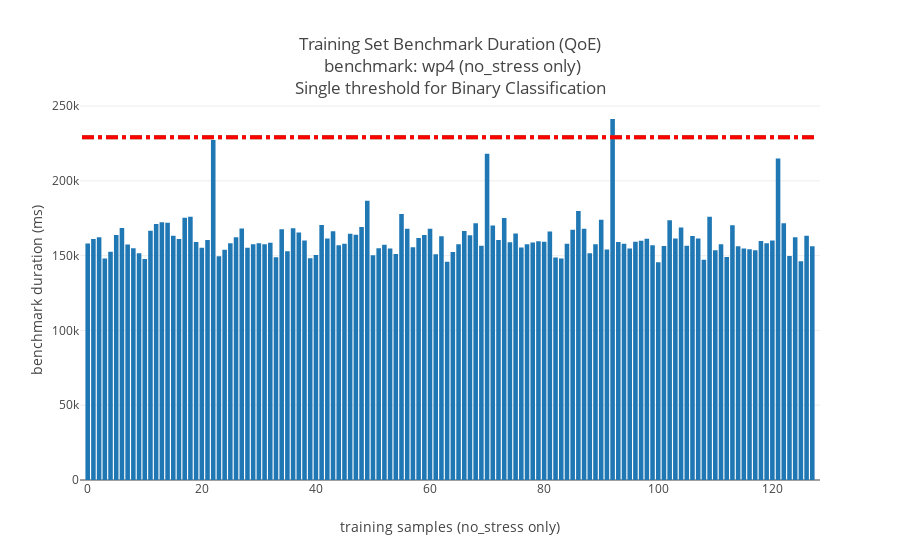
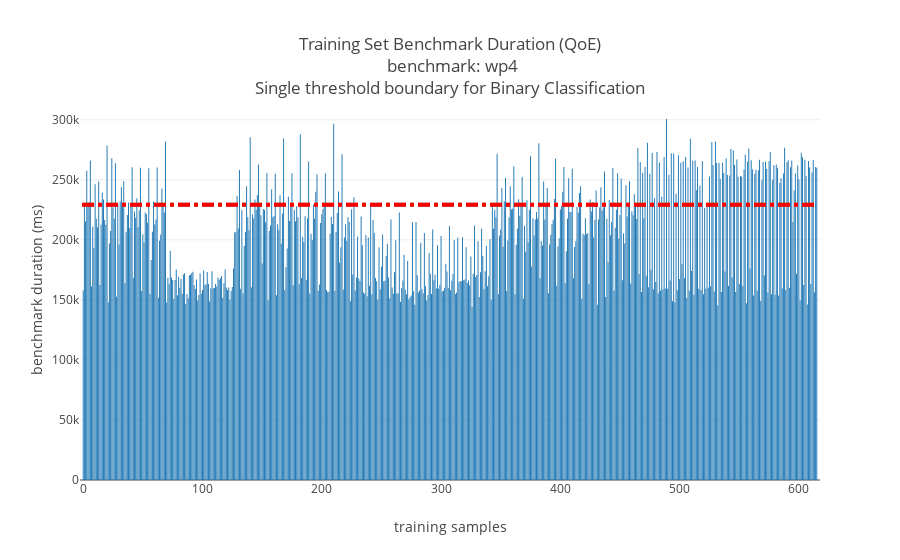
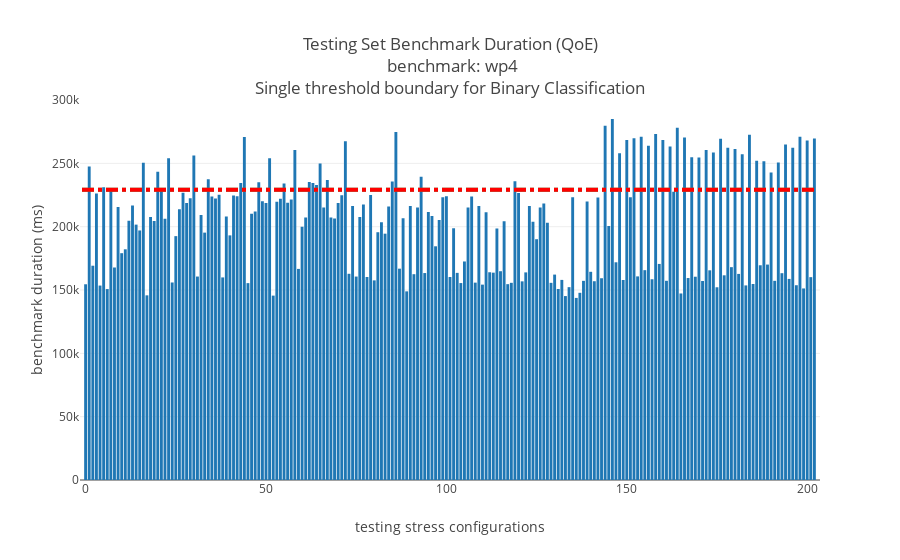
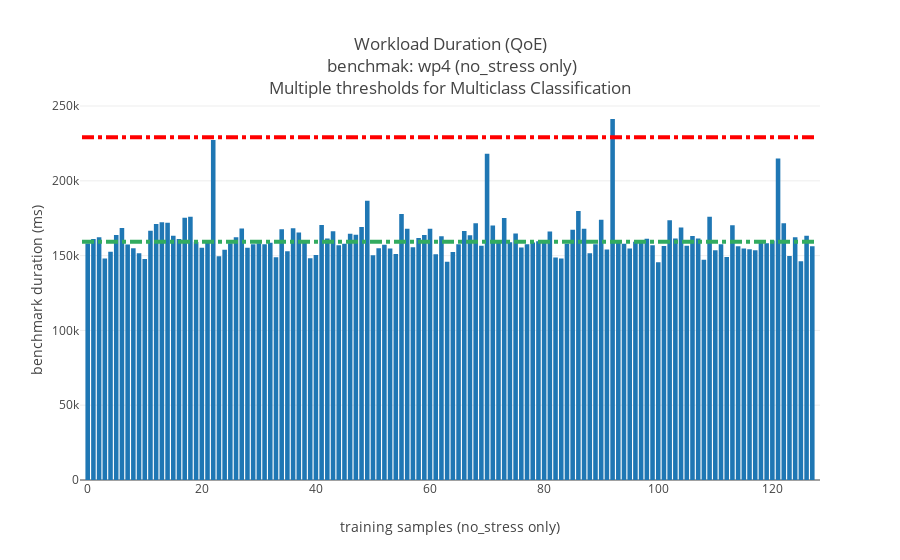

Here is the notebook cell these charts were saved with, in order:
### Code cell
plotWithBoundaries(dfIndexNoStress,'elapse_time','training samples (no_stress only)','benchmark duration (ms)','Training Set Benchmark Duration (QoE)<br> benchmark: wp4 (no_stress only)<br>Single threshold for Binary Classification',indexNoStressHigh,indexNoStressHigh)
plotWithBoundaries(dfIndex,'elapse_time','training samples','benchmark duration (ms)','Training Set Benchmark Duration (QoE)<br> benchmark: wp4<br>Single threshold boundary for Binary Classification',indexNoStressHigh,indexNoStressHigh)
plotWithBoundaries(dfIndexTest,'elapse_time','testing stress configurations','benchmark duration (ms)','Testing Set Benchmark Duration (QoE)<br> benchmark: wp4<br>Single threshold boundary for Binary Classification',indexNoStressHigh,indexNoStressHigh)
plotWithBoundaries(dfIndexNoStress,'elapse_time','training samples (no_stress only)','benchmark duration (ms)','Workload Duration (QoE)<br> benchmak: wp4 (no_stress only)<br>Multiple thresholds for Multiclass Classification',indexNoStressLow,indexNoStressHigh)
plotWithBoundaries(dfIndex,'elapse_time','training samples','benchmark duration (ms)','Training Set Benchmark Duration (QoE)<br> benchmark: wp4<br>Multiple threshold boundaries for Multiclass Classification',indexNoStressLow,indexNoStressHigh)
plotWithBoundaries(dfIndexTest,'elapse_time','testing samples','benchmark duration (ms)','Testing Set Benchmark Duration (QoE)<br> benchmark: wp4<br>Multiple threshold boundaries for Multiclass Classification',indexNoStressLow,indexNoStressHigh)

### Figure 1 — Plotly figure (JSON) as saved in the notebook; plotly's stock layout.template omitted (floating-point values rounded to 4 significant figures)
{"data": [{"y": [158034, 161120, 162347, 148003, 152644, 163821, 168412, 157449, 154973, 151667, 147770, 166559, 171137, 172357, 171970, 163200, 161027, 175275, 176046, 159181, 155193, 160457, 227288, 149576, 153898, 158273, 162262, 168182, 155204, 157573, 158193, 157568, 158643, 148932, 167708, 152946, 168233, 165509, 160190, 148226, 150478, 170479, 161428, 166275, 156879, 157983, 164561, 164013, 169084, 186696, 150167, 154926, 157324, 154682, 151006, 177785, 167933, 155552, 161810, 163829, 167951, 150989, 163025, 145874, 152457, 157522, 166413, 163622, 171565, 156568, 218025, 170145, 160481, 175089, 158880, 164861, 155439, 157541, 158754, 159540, 159313, 166143, 148816, 148047, 157904, 167372, 179754, 167908, 151545, 157556, 174026, 154161, 241331, 159181, 157951, 154772, 159223, 160003, 161237, 156987, 145493, 156514, 173578, 161462, 168871, 156618, 163174, 161460, 147162, 176066, 153669, 157547, 149117, 170244, 156216, 154699, 154325, 153671, 159751, 158238, 160031, 214919, 171696, 149670, 162292, 146172, 163246, 156271], "x": [0, 1, 2, 3, 4, 5, 6, 7, 8, 9, 10, 11, 12, 13, 14, 15, 16, 17, 18, 19, 20, 21, 22, 23, 24, 25, 26, 27, 28, 29, 30, 31, 32, 33, 34, 35, 36, 37, 38, 39, 40, 41, 42, 43, 44, 45, 46, 47, 48, 49, 50, 51, 52, 53, 54, 55, 56, 57, 58, 59, 60, 61, 62, 63, 64, 65, 66, 67, 68, 69, 70, 71, 72, 73, 74, 75, 76, 77, 78, 79, 80, 81, 82, 83, 84, 85, 86, 87, 88, 89, 90, 91, 92, 93, 94, 95, 96, 97, 98, 99, 100, 101, 102, 103, 104, 105, 106, 107, 108, 109, 110, 111, 112, 113, 114, 115, 116, 117, 118, 119, 120, 121, 122, 123, 124, 125, 126, 127], "type": "bar", "name": "sample", "uid": "c4357177-457f-4df2-b51c-88934d6260b7"}], "layout": {"shapes": [{"y1": 229117, "y0": 229117, "line": {"color": "rgb(50, 171, 96)", "dash": "dashdot", "width": 4}, "x1": 128, "type": "line", "x0": -1}, {"y1": 229117, "y0": 229117, "line": {"color": "rgb(255,0,0)", "dash": "dashdot", "width": 4}, "x1": 128, "type": "line", "x0": -1}], "title": {"text": "Training Set Benchmark Duration (QoE)<br> benchmark: wp4 (no_stress only)<br>Single threshold for Binary Classification"}, "xaxis": {"title": {"text": "training samples (no_stress only)"}}, "yaxis": {"title": {"text": "benchmark duration (ms)"}}}}

### Figure 2 — Plotly figure (JSON) as saved in the notebook; plotly's stock layout.template omitted (floating-point values rounded to 4 significant figures; data arrays with more than 128 entries replaced by an {"elided": "..."} marker saying what was removed)
{"data": [{"y": {"elided": "616 int values"}, "x": {"elided": "616 int values"}, "type": "bar", "name": "sample", "uid": "2f2bcaa9-08ce-488a-bf79-7ba11db7ba38"}], "layout": {"shapes": [{"y1": 229117, "y0": 229117, "line": {"color": "rgb(50, 171, 96)", "dash": "dashdot", "width": 4}, "x1": 616, "type": "line", "x0": -1}, {"y1": 229117, "y0": 229117, "line": {"color": "rgb(255,0,0)", "dash": "dashdot", "width": 4}, "x1": 616, "type": "line", "x0": -1}], "title": {"text": "Training Set Benchmark Duration (QoE)<br> benchmark: wp4<br>Single threshold boundary for Binary Classification"}, "xaxis": {"title": {"text": "training samples"}}, "yaxis": {"title": {"text": "benchmark duration (ms)"}}}}

### Figure 3 — Plotly figure (JSON) as saved in the notebook; plotly's stock layout.template omitted (floating-point values rounded to 4 significant figures; data arrays with more than 128 entries replaced by an {"elided": "..."} marker saying what was removed)
{"data": [{"y": {"elided": "203 int values"}, "x": {"elided": "203 int values"}, "type": "bar", "name": "sample", "uid": "9bd5f8ef-0172-4616-be7e-97452675576a"}], "layout": {"shapes": [{"y1": 229117, "y0": 229117, "line": {"color": "rgb(50, 171, 96)", "dash": "dashdot", "width": 4}, "x1": 203, "type": "line", "x0": -1}, {"y1": 229117, "y0": 229117, "line": {"color": "rgb(255,0,0)", "dash": "dashdot", "width": 4}, "x1": 203, "type": "line", "x0": -1}], "title": {"text": "Testing Set Benchmark Duration (QoE)<br> benchmark: wp4<br>Single threshold boundary for Binary Classification"}, "xaxis": {"title": {"text": "testing stress configurations"}}, "yaxis": {"title": {"text": "benchmark duration (ms)"}}}}

### Figure 4 — Plotly figure (JSON) as saved in the notebook; plotly's stock layout.template omitted (floating-point values rounded to 4 significant figures)
{"data": [{"y": [158034, 161120, 162347, 148003, 152644, 163821, 168412, 157449, 154973, 151667, 147770, 166559, 171137, 172357, 171970, 163200, 161027, 175275, 176046, 159181, 155193, 160457, 227288, 149576, 153898, 158273, 162262, 168182, 155204, 157573, 158193, 157568, 158643, 148932, 167708, 152946, 168233, 165509, 160190, 148226, 150478, 170479, 161428, 166275, 156879, 157983, 164561, 164013, 169084, 186696, 150167, 154926, 157324, 154682, 151006, 177785, 167933, 155552, 161810, 163829, 167951, 150989, 163025, 145874, 152457, 157522, 166413, 163622, 171565, 156568, 218025, 170145, 160481, 175089, 158880, 164861, 155439, 157541, 158754, 159540, 159313, 166143, 148816, 148047, 157904, 167372, 179754, 167908, 151545, 157556, 174026, 154161, 241331, 159181, 157951, 154772, 159223, 160003, 161237, 156987, 145493, 156514, 173578, 161462, 168871, 156618, 163174, 161460, 147162, 176066, 153669, 157547, 149117, 170244, 156216, 154699, 154325, 153671, 159751, 158238, 160031, 214919, 171696, 149670, 162292, 146172, 163246, 156271], "x": [0, 1, 2, 3, 4, 5, 6, 7, 8, 9, 10, 11, 12, 13, 14, 15, 16, 17, 18, 19, 20, 21, 22, 23, 24, 25, 26, 27, 28, 29, 30, 31, 32, 33, 34, 35, 36, 37, 38, 39, 40, 41, 42, 43, 44, 45, 46, 47, 48, 49, 50, 51, 52, 53, 54, 55, 56, 57, 58, 59, 60, 61, 62, 63, 64, 65, 66, 67, 68, 69, 70, 71, 72, 73, 74, 75, 76, 77, 78, 79, 80, 81, 82, 83, 84, 85, 86, 87, 88, 89, 90, 91, 92, 93, 94, 95, 96, 97, 98, 99, 100, 101, 102, 103, 104, 105, 106, 107, 108, 109, 110, 111, 112, 113, 114, 115, 116, 117, 118, 119, 120, 121, 122, 123, 124, 125, 126, 127], "type": "bar", "name": "sample", "uid": "eeb33ad7-f421-437f-a1b2-4475087f113b"}], "layout": {"shapes": [{"y1": 159268, "y0": 159268, "line": {"color": "rgb(50, 171, 96)", "dash": "dashdot", "width": 4}, "x1": 128, "type": "line", "x0": -1}, {"y1": 229117, "y0": 229117, "line": {"color": "rgb(255,0,0)", "dash": "dashdot", "width": 4}, "x1": 128, "type": "line", "x0": -1}], "title": {"text": "Workload Duration (QoE)<br> benchmak: wp4 (no_stress only)<br>Multiple thresholds for Multiclass Classification"}, "xaxis": {"title": {"text": "training samples (no_stress only)"}}, "yaxis": {"title": {"text": "benchmark duration (ms)"}}}}
